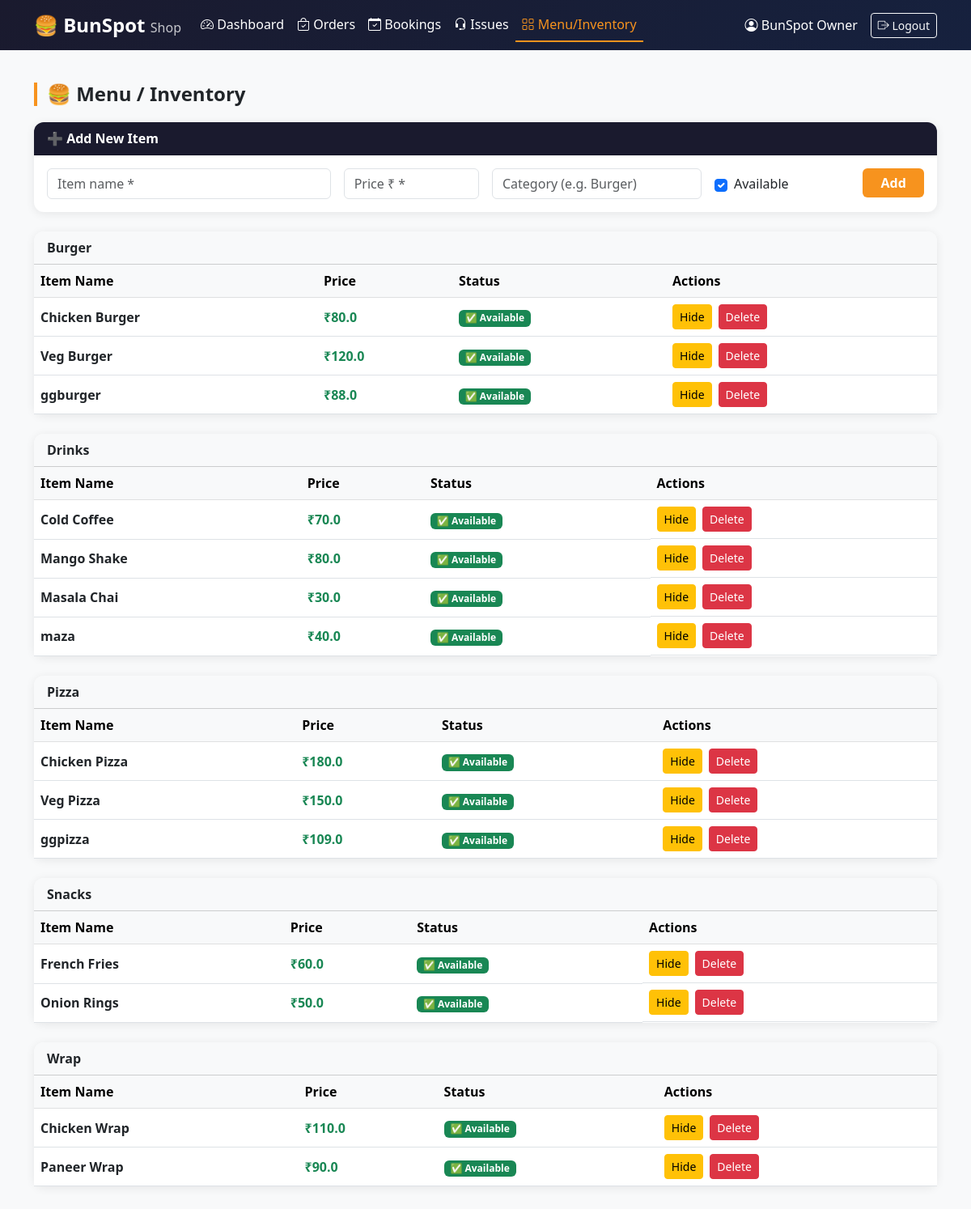
Page /shop/inventory (signed in) on the committed database.
### tables this page shows
CREATE TABLE menu (
    id INTEGER PRIMARY KEY AUTOINCREMENT,
    name TEXT NOT NULL,
    price REAL NOT NULL,
    category TEXT,
    available INTEGER DEFAULT 1
);

### app.py (the view, shortened to what this page needs)
@app.route('/shop/inventory', methods=['GET','POST'])
def shop_inventory():
    if not session.get('shop_id'):
        return redirect(url_for('login'))
    db = get_db()
    menu = db.execute('SELECT * FROM menu ORDER BY category, name').fetchall()
    db.close()
    return render_template('shop_inventory.html', menu=menu, page_role='shop')

### app.py (called while the page is built)
def get_db():
    conn = sqlite3.connect(DB_PATH)
    conn.row_factory = sqlite3.Row
    return conn

### templates/shop_inventory.html (shortened to what this page needs)
{% extends 'base.html' %}
{% block content %}
<div class="container py-4">
  <h4 class="section-title">🍔 Menu / Inventory</h4>
  <div class="card mb-4">
    <div class="card-header fw-bold" style="background:#1a1a2e; color:#fff">➕ Add New Item</div>
    <div class="card-body">
      <form method="POST" class="row g-3">
        <div class="col-md-4">
          <input type="text" name="name" class="form-control" placeholder="Item name *" required>
        </div>
        <div class="col-md-2">
          <input type="number" name="price" class="form-control" placeholder="Price ₹ *" min="0" required>
        </div>
        <div class="col-md-3">
          <input type="text" name="category" class="form-control" placeholder="Category (e.g. Burger)">
        </div>
        <div class="col-md-2 d-flex align-items-center gap-2">
          <input type="checkbox" name="available" id="avail" class="form-check-input" checked>
          <label for="avail" class="form-check-label">Available</label>
        </div>
        <div class="col-md-1">
          <button type="submit" class="btn btn-orange w-100 fw-bold">Add</button>
        </div>
      </form>
    </div>
  </div>
  {% if menu %}
  {% set categories = [] %}
  {% for item in menu %}
    {% if item['category'] not in categories %}
      {% set _ = categories.append(item['category']) %}
    {% endif %}
  {% endfor %}
  {% for cat in categories %}
  <div class="card mb-4">
    <div class="card-header fw-bold" style="background:#f8f9fa">{{ cat or 'General' }}</div>
    <div class="table-responsive">
      <table class="table table-hover align-middle mb-0">
        <thead class="table-light">
          <tr><th>Item Name</th><th>Price</th><th>Status</th><th>Actions</th></tr>
        </thead>
        <tbody>
          {% for item in menu if item['category'] == cat %}
          <tr>
            <td class="fw-semibold">{{ item['name'] }}</td>
            <td class="text-success fw-bold">₹{{ item['price'] }}</td>
            <td>
              {% if item['available'] %}
                <span class="badge bg-success">✅ Available</span>
              {% else %}
                <span class="badge bg-secondary">❌ Unavailable</span>
              {% endif %}
            </td>
            <td class="d-flex gap-2">
              <form method="POST">
                <button type="submit" class="btn btn-warning btn-sm">
                  {% if item['available'] %}Hide{% else %}Show{% endif %}
                </button>
              </form>
              <form method="POST" onsubmit="return confirm('Delete this item?')">
                <button type="submit" class="btn btn-danger btn-sm">Delete</button>
              </form>
            </td>
          </tr>
          {% endfor %}
        </tbody>
      </table>
    </div>
  </div>
  {% endfor %}
  {% else %}
  <div class="text-center py-5 text-muted">
    <div class="fs-1">🍔</div>
    <p class="mt-2">No menu items yet. Add one above!</p>
  </div>
  {% endif %}
</div>
{% endblock %}

### templates/base.html (style rules this page uses)
body { background: #f8f9fa; font-family: 'Segoe UI', sans-serif; }
.card { border: none; border-radius: 12px; box-shadow: 0 2px 12px rgba(0,0,0,0.08); }
.card-header { border-radius: 12px 12px 0 0 !important; }
.section-title { border-left: 4px solid #f7931e; padding-left: 12px; font-weight: 700; margin-bottom: 20px; }
.btn-orange { background: #f7931e; color: #fff; border: none; }

### rows in the picture
menu: category "Burger", name "Chicken Burger", price "80.0", available "✅ Available"
menu: name "Veg Burger", price "120.0", available "✅ Available"
menu: name "ggburger", price "88.0", available "✅ Available"
menu: category "Drinks", name "Cold Coffee", price "70.0", available "✅ Available"
menu: name "Mango Shake", price "80.0", available "✅ Available"
menu: name "Masala Chai", price "30.0", available "✅ Available"
menu: name "maza", price "40.0", available "✅ Available"
menu: category "Pizza", name "Chicken Pizza", price "180.0", available "✅ Available"
menu: name "Veg Pizza", price "150.0", available "✅ Available"
menu: name "ggpizza", price "109.0", available "✅ Available"
menu: category "Snacks", name "French Fries", price "60.0", available "✅ Available"
menu: name "Onion Rings", price "50.0", available "✅ Available"
menu: category "Wrap", name "Chicken Wrap", price "110.0", available "✅ Available"
menu: name "Paneer Wrap", price "90.0", available "✅ Available"

### other values in the picture
{{ session.get('shop_name','Owner') }} "BunSpot Owner"
